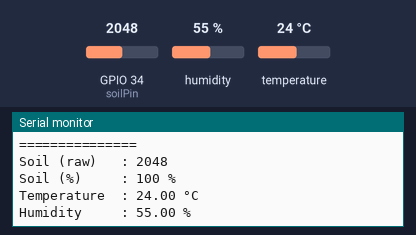
A sketch run on a simulated ESP32. Parts: the last lines printed to the serial monitor. Inputs (shaded band) come from the test bench; at power-on: humidity 55 %, GPIO 34 (soilPin) = 2048, temperature 24 °C. WiFi joins after 1.5 s; servers stay silent unless stated.

Above: at 3.0 s.
3.1 s: humidity set to 22 %
4.6 s: GPIO 34 (soilPin) set to 2866
At 5.6 s:
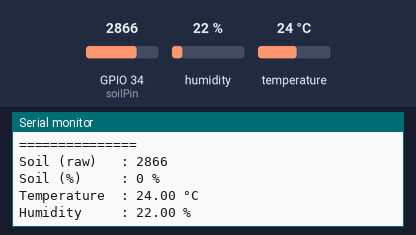
6.1 s: temperature set to 12 °C
7.6 s: GPIO 34 (soilPin) set to 3603
At 9.0 s:
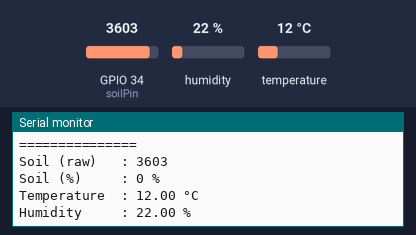
9.1 s: humidity set to 40 %
At 11.4 s:
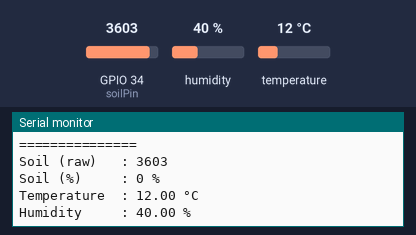
Timing chart, 0 to 11.6 s (numbered marks = the images above; inputs shaded):
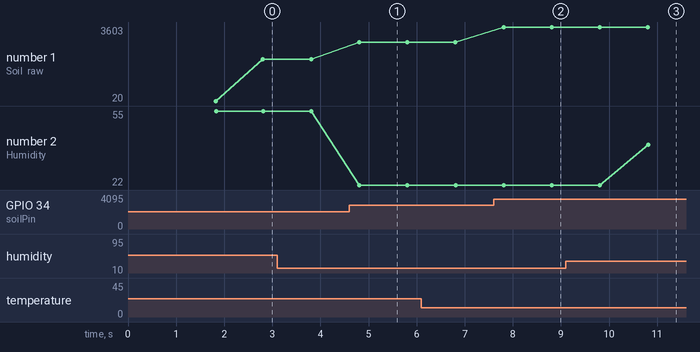

The sketch:

BLYNK_SOIL_HUMIDITY.ino
```cpp
#define BLYNK_TEMPLATE_ID "TMPL3soEjxgc0"
#define BLYNK_TEMPLATE_NAME "Verdanteye"
#define BLYNK_AUTH_TOKEN "QJ1rYoVdZqmQBLYKKHRs1tHUHngfXdo4"

/*************************************************************
 * CLEANED CODE — ESP32 + BLYNK + DHT11 + SOIL (WITH SERIAL + PERCENTAGE)
 *************************************************************/
#include <WiFi.h>
#include <BlynkSimpleEsp32.h>
#include <Wire.h>
#include <DHT.h>

// WiFi credentials
const char* ssid = "Hacked";
const char* password = "25june2004";

// DHT sensor setup
#define DHTPIN 18
#define DHTTYPE DHT11
DHT dht(DHTPIN, DHTTYPE);

// Soil moisture sensor
const int soilPin = 34;

// Virtual Pins
#define VPIN_SOIL V0
#define VPIN_TEMP V1
#define VPIN_HUMID V2

// Soil smoothing
const int numReadings = 100;
int readings[numReadings];
int readIndex = 0;
int total = 0;
int average = 0;

// Define dry and wet calibration values (adjust based on your sensor and soil)
const int SOIL_DRY = 2820;   // Analog value when soil is dry
const int SOIL_WET = 2440;   // Analog value when soil is wet

void setup() {
  Serial.begin(115200);
  dht.begin();
  for (int i = 0; i < numReadings; i++) readings[i] = 0;

  WiFi.begin(ssid, password);
  Serial.print("Connecting to WiFi");
  while (WiFi.status() != WL_CONNECTED) {
    delay(300);
    Serial.print(".");
  }
  Serial.println("\nWiFi Connected!");

  Blynk.begin(BLYNK_AUTH_TOKEN, ssid, password);
}

unsigned long lastBlynkUpdate = 0;
const unsigned long blynkInterval = 30000;  // 30 seconds

void loop() {
  Blynk.run();
  unsigned long currentMillis = millis();

  // Soil averaging
  total -= readings[readIndex];
  readings[readIndex] = analogRead(soilPin);
  total += readings[readIndex];
  readIndex = (readIndex + 1) % numReadings;
  average = total / numReadings;

  // Convert to percentage (clamped between 0 and 100)
  int soilPercent = map(average, SOIL_DRY, SOIL_WET, 0, 100);
  soilPercent = constrain(soilPercent, 0, 100);

  // Read DHT values
  float temp = dht.readTemperature();
  float humid = dht.readHumidity();

  if (isnan(temp) || isnan(humid)) {
    Serial.println("DHT Sensor read failed");
    return;
  }

  // ==== New: Serial print every 5 seconds ====
  static unsigned long lastSerialPrint = 0;
  const unsigned long serialInterval = 1000;  // 5 seconds

  if (currentMillis - lastSerialPrint >= serialInterval) {
    lastSerialPrint = currentMillis;

    Serial.println("===============");
    Serial.print("Soil (raw)   : "); Serial.println(average);
    Serial.print("Soil (%)     : "); Serial.print(soilPercent); Serial.println(" %");
    Serial.print("Temperature  : "); Serial.print(temp); Serial.println(" °C");
    Serial.print("Humidity     : "); Serial.print(humid); Serial.println(" %");
  }

  // ==== Send to Blynk every 30 seconds ====
  if (currentMillis - lastBlynkUpdate >= blynkInterval) {
    lastBlynkUpdate = currentMillis;

    Blynk.virtualWrite(VPIN_SOIL, soilPercent);
    Blynk.virtualWrite(VPIN_TEMP, temp);
    Blynk.virtualWrite(VPIN_HUMID, humid);
    Serial.println("Data sent to Blynk!");
  }
}
```

Measured:
- after the input at 4.6 s, the serial monitor: prints a new line after 0.21 s (image 1)
- after the input at 7.6 s, the serial monitor: prints a new line after 0.21 s (image 2)
- after the input at 9.1 s, the serial monitor: prints a new line after 1.7 s (image 3)
- plotted number 1: 2048 → 2866 after the input at 4.6 s, 2866 → 3603 after the input at 7.6 s
- plotted number 2: 22 → 40 after the input at 9.1 s
